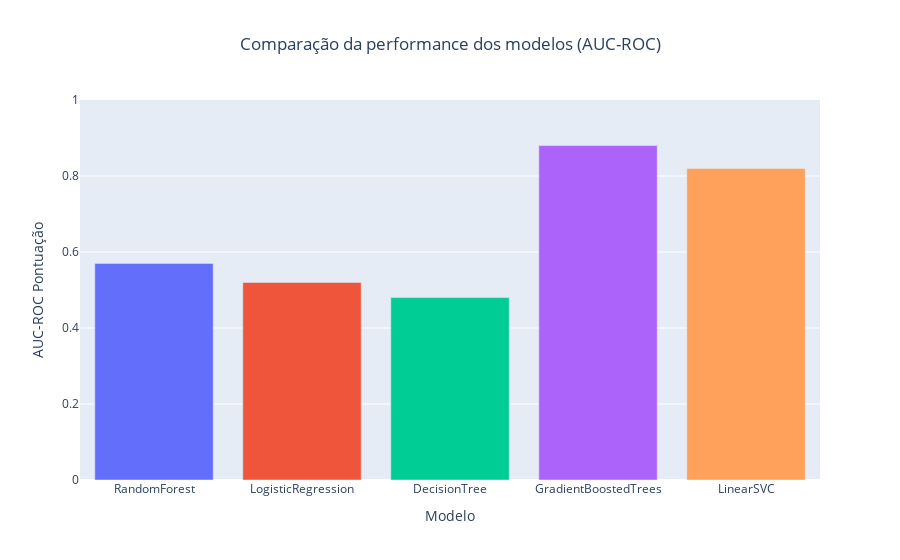

Here is the notebook cell this chart was saved with:
### Markdown cell above
Gráfico das performances de cada modelo

### Code cell
results_data = [
    ("RandomForest", 0.57, None),
    ("LogisticRegression", 0.52, None),
    ("DecisionTree", 0.48, None),
    ("GradientBoostedTrees", 0.88, None),
    ("LinearSVC", 0.82, None)
]

data = {
    "Modelos": [name for name, _, _ in results_data],
    "AUC-ROC": [auc for _, auc, _ in results_data]
}
df = pd.DataFrame(data)

fig = px.bar(
    df,
    x="Modelos",
    y="AUC-ROC",
    title="Comparação da performance dos modelos (AUC-ROC)",
    labels={"AUC-ROC": "AUC-ROC Pontuação", "Modelo": "Modelo"},
    color="Modelos",
    color_discrete_sequence=px.colors.qualitative.Plotly
)

fig.update_layout(
    xaxis_title="Modelo",
    yaxis_title="AUC-ROC Pontuação",
    yaxis_range=[0, 1],
    showlegend=False,
    title_x=0.5
)

fig.show()

### Figure 1 — Plotly figure (JSON) as saved in the notebook; plotly's stock layout.template omitted (floating-point values rounded to 4 significant figures)
{"data": [{"hovertemplate": "Modelos=%{x}<br>AUC-ROC Pontuação=%{y}<extra></extra>", "legendgroup": "RandomForest", "marker": {"color": "#636EFA", "pattern": {"shape": ""}}, "name": "RandomForest", "orientation": "v", "showlegend": true, "textposition": "auto", "type": "bar", "x": ["RandomForest"], "xaxis": "x", "y": [0.57], "yaxis": "y"}, {"hovertemplate": "Modelos=%{x}<br>AUC-ROC Pontuação=%{y}<extra></extra>", "legendgroup": "LogisticRegression", "marker": {"color": "#EF553B", "pattern": {"shape": ""}}, "name": "LogisticRegression", "orientation": "v", "showlegend": true, "textposition": "auto", "type": "bar", "x": ["LogisticRegression"], "xaxis": "x", "y": [0.52], "yaxis": "y"}, {"hovertemplate": "Modelos=%{x}<br>AUC-ROC Pontuação=%{y}<extra></extra>", "legendgroup": "DecisionTree", "marker": {"color": "#00CC96", "pattern": {"shape": ""}}, "name": "DecisionTree", "orientation": "v", "showlegend": true, "textposition": "auto", "type": "bar", "x": ["DecisionTree"], "xaxis": "x", "y": [0.48], "yaxis": "y"}, {"hovertemplate": "Modelos=%{x}<br>AUC-ROC Pontuação=%{y}<extra></extra>", "legendgroup": "GradientBoostedTrees", "marker": {"color": "#AB63FA", "pattern": {"shape": ""}}, "name": "GradientBoostedTrees", "orientation": "v", "showlegend": true, "textposition": "auto", "type": "bar", "x": ["GradientBoostedTrees"], "xaxis": "x", "y": [0.88], "yaxis": "y"}, {"hovertemplate": "Modelos=%{x}<br>AUC-ROC Pontuação=%{y}<extra></extra>", "legendgroup": "LinearSVC", "marker": {"color": "#FFA15A", "pattern": {"shape": ""}}, "name": "LinearSVC", "orientation": "v", "showlegend": true, "textposition": "auto", "type": "bar", "x": ["LinearSVC"], "xaxis": "x", "y": [0.82], "yaxis": "y"}], "layout": {"barmode": "relative", "legend": {"title": {"text": "Modelos"}, "tracegroupgap": 0}, "showlegend": false, "title": {"text": "Comparação da performance dos modelos (AUC-ROC)", "x": 0.5}, "xaxis": {"anchor": "y", "categoryarray": ["RandomForest", "LogisticRegression", "DecisionTree", "GradientBoostedTrees", "LinearSVC"], "categoryorder": "array", "domain": [0, 1], "title": {"text": "Modelo"}}, "yaxis": {"anchor": "x", "domain": [0, 1], "range": [0, 1], "title": {"text": "AUC-ROC Pontuação"}}}}
